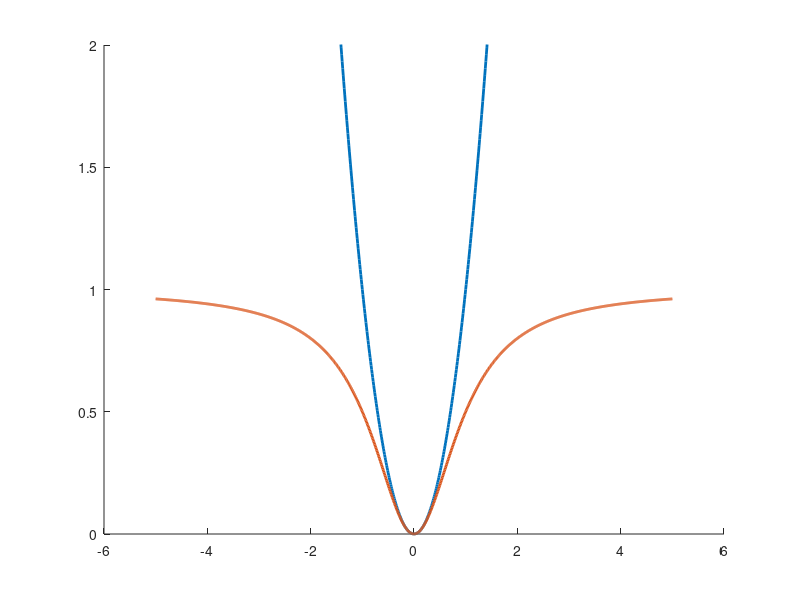

Reproduce this figure in MATLAB.
clear; close all;

x = -5:0.01:5;

t = 1;
least_squares = x.^2;
german_mccure = @(t) (x/t).^2./(1 + (x/t).^2);

figure; hold on; 
plot(x, least_squares, 'lineWidth', 2);
%plot(x, german_mccure(0.1), 'lineWidth', 2);
%plot(x, german_mccure(0.5), 'lineWidth', 2)
plot(x, german_mccure(1), 'lineWidth', 2);
%plot(x, german_mccure(2), 'lineWidth', 2);
ylim([0, 2]);
